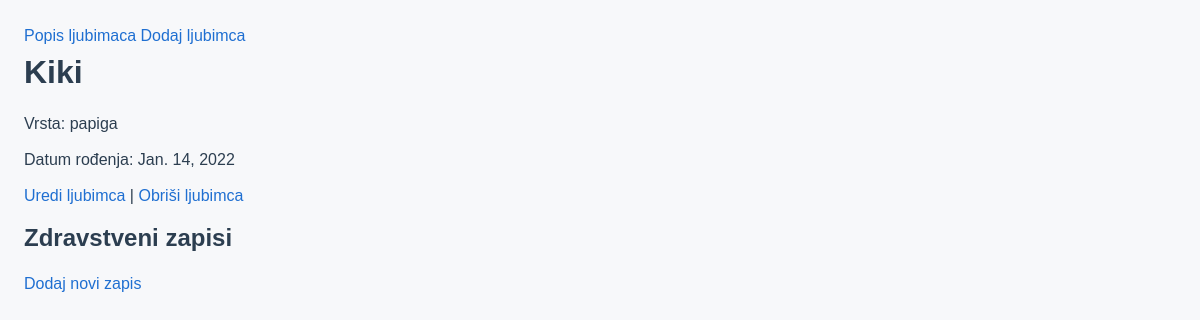
Page /4/ on the committed database.
### ljubimci/models.py (models this page shows, shortened)
class Ljubimac(models.Model):
    ime_ljubimca = models.CharField(max_length=100)
    vrsta_ljubimca = models.CharField(max_length=100)
    datum_rodenja_ljubimca = models.DateField()

### ljubimci/views.py (the view)
# urls.py: path("<int:pk>/", views.detalji_ljubimca, name="detalji_ljubimca"),
def detalji_ljubimca(request, pk):
    ljubimac = get_object_or_404(Ljubimac, pk=pk)
    zapisi = ljubimac.zapisi.all().order_by("datum")
    pregledi = zapisi.order_by("datum")
    datumi = [p.datum for p in pregledi]
    tezine = [p.tezina_ljubimca for p in pregledi]
    if len(tezine) > 1:
        fig, ax = plt.subplots()
        ax.plot(datumi, tezine, marker="o", linestyle="-")
        ax.set_title(f"Težina kroz vrijeme - {ljubimac.ime_ljubimca}")
        ax.set_xticks(datumi)
        ax.set_yticks(tezine)
        ax.xaxis.set_major_formatter(mdates.DateFormatter("%d.%m.%Y"))
        buf = io.BytesIO()
        plt.savefig(buf, format="png", bbox_inches="tight")
        buf.seek(0)
        string = base64.b64encode(buf.read())
        graf_uri = urllib.parse.quote(string)
        buf.close()
    else:
        graf_uri = None
    return render(request, "ljubimci/detalji_ljubimca.html", {
        "ljubimac": ljubimac,
        "zapisi": zapisi,
        "graf": graf_uri
    })

### ljubimci/templates/ljubimci/detalji_ljubimca.html (shortened to what this page needs)
{% extends "ljubimci/base.html" %}
{% block content %}
<h1>{{ ljubimac.ime_ljubimca }}</h1>
<p>Vrsta: {{ ljubimac.vrsta_ljubimca }}</p>
<p>Datum rođenja: {{ ljubimac.datum_rodenja_ljubimca }}</p>
<p>
    <a href="{% url 'uredi_ljubimca' ljubimac.pk %}">Uredi ljubimca</a> |
    <a href="{% url 'obrisi_ljubimca' ljubimac.pk %}">Obriši ljubimca</a>
</p>
<h2>Zdravstveni zapisi</h2>
<a href="{% url 'novi_zapis' ljubimac.pk %}">Dodaj novi zapis</a>
{% endblock %}

### ljubimci/static/style.css (style rules this page uses)
* { box-sizing: border-box; }
html, body { margin: 0; padding: 0; }
body { font-family: Arial, sans-serif; background: #f7f8fa; color: #2c3e50; line-height: 1.5; padding: 24px; }
h1, h2, h3 { color: #2c3e50; margin: 0 0 16px; }
p { margin: 0 0 12px; }
a { color: #1f6fd1; text-decoration: none; }

### rows in the picture
Ljubimac: ime_ljubimca "Kiki", vrsta_ljubimca "papiga", datum_rodenja_ljubimca "Jan. 14, 2022"
